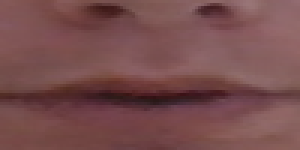
#> input picture data/goodbye/clip_0/16.png, 100 x 50 px (shown 3 times larger); its folder holds only this picture in this run
$ python -i prepare_data.py   (imports and definitions only)
#> lines starting #> are read from the running program, lines starting #| are printed output that depends on the picture
import os
import cv2
import numpy as np
from sklearn.model_selection import train_test_split

# Configurable parameters
DATA_DIR = "data"
WORDS = ["goodbye", "hello", "hamburger"]
IMG_HEIGHT, IMG_WIDTH = 50, 100
FRAMES_PER_CLIP = 30

def load_data():
    clips = []
    labels = []
    word_to_label = {word: idx for idx, word in enumerate(WORDS)}

    for word in WORDS:
        word_path = os.path.join(DATA_DIR, word)
        clip_names = os.listdir(word_path)

        for clip_name in clip_names:
            clip_path = os.path.join(word_path, clip_name)
            frame_names = sorted(os.listdir(clip_path), key=lambda x: int(x.split('.')[0]))

            clip_frames = []
            for frame_name in frame_names[:FRAMES_PER_CLIP]:
                frame_path = os.path.join(clip_path, frame_name)
                img = cv2.imread(frame_path)
#> img is the input picture: shape (50, 100, 3); mean B, G, R 77.7, 77.3, 119.1
                img = cv2.cvtColor(img, cv2.COLOR_BGR2GRAY)
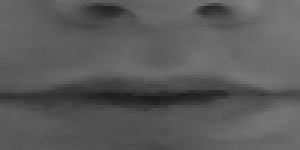
#> img: shape (50, 100) (shown 3 times larger); min 27, max 128, mean 89.9
                img = cv2.resize(img, (IMG_WIDTH, IMG_HEIGHT))
                img = img / 255.0  # normalize
                clip_frames.append(img)

            if len(clip_frames) == FRAMES_PER_CLIP:
                clip_frames = np.stack(clip_frames, axis=0)  # (30, 50, 100)
                clips.append(clip_frames)
                labels.append(word_to_label[word])

    X = np.array(clips)
    X = np.expand_dims(X, axis=-1)  # (num_clips, 30, 50, 100, 1)
    y = np.array(labels)

    return train_test_split(X, y, test_size=0.2, random_state=42)

#> (the run stopped early here; a loop or call above may not have finished)
